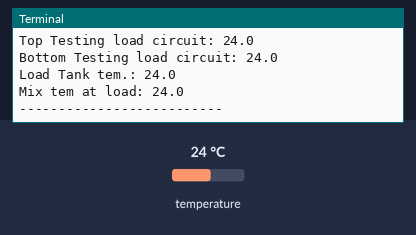
A program run on a simulated Raspberry Pi (BCM pin numbers). On the bench: the last lines printed to the terminal. The inputs (shaded band) are chosen by the test bench; at power-on: temperature 24 °C. The clock reads 2024-03-15 10:24:30 at power-on unless the program sets it; databases and web services accept everything at once and return nothing.

Above: at 1.2 s.
1.3 s: temperature set to 12 °C
At 2.1 s:
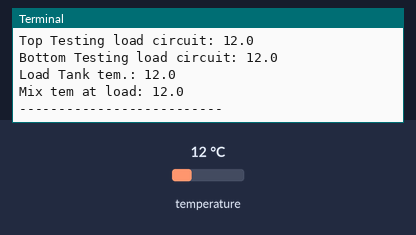
2.8 s: temperature set to 19 °C
At 3.3 s:
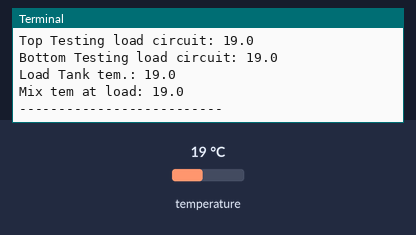
Timing chart, 0 to 5.8 s (numbered marks = the images above; inputs shaded):
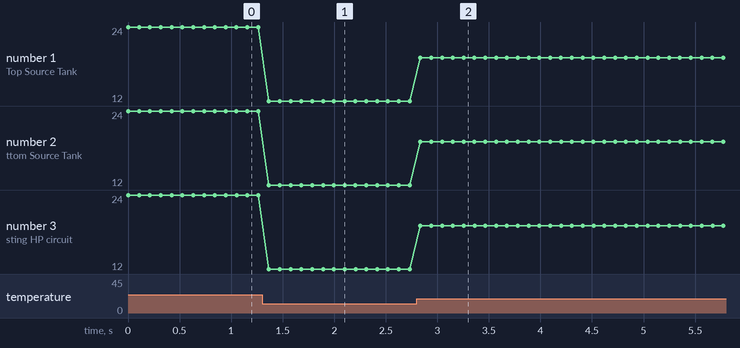

Measured:
- after the input at 1.3 s, the terminal: prints a new line after 0.07 s (image 1)
- after the input at 2.8 s, the terminal: prints a new line at once (image 2)
- plotted number 1: 24 → 12 after the input at 1.3 s, 12 → 19 after the input at 2.8 s
- plotted number 2: 24 → 12 after the input at 1.3 s, 12 → 19 after the input at 2.8 s
- plotted number 3: 24 → 12 after the input at 1.3 s, 12 → 19 after the input at 2.8 s

The program:

sqliteRpi2ssh.py
```python
import time
import sys
import RPi.GPIO as GPIO
import sqlite3
from time import sleep

import board
import busio
import digitalio

import adafruit_max31865

import mysql.connector

conn = mysql.connector.connect(
  host="10.208.8.122",
  user="yogi",
  passwd="bittoo",
  database="TemaccessToRemoteRp2"
)

#print(db_connection)


c = conn.cursor()
#c.execute('DROP DATABASE temperature')
#c.execute("CREATE DATABASE temperature")
#conn = sqlite3.connect('temperature.db')
#c = conn.cursor()
date=time.strftime("%Y-%m-%d ")
t=time.strftime("%H:%M:%S")


# Initialize SPI bus and sensor.
spi = busio.SPI(board.SCK, MOSI=board.MOSI, MISO=board.MISO)
cs1 = digitalio.DigitalInOut(board.D4)  # Chip select of the MAX31865 board.
cs2 = digitalio.DigitalInOut(board.D5)  # Chip select of the MAX31865 board.
cs3 = digitalio.DigitalInOut(board.D6)
cs4 = digitalio.DigitalInOut(board.D13)
cs5 = digitalio.DigitalInOut(board.D19)
cs6 = digitalio.DigitalInOut(board.D26)
cs7 = digitalio.DigitalInOut(board.D21)
cs8 = digitalio.DigitalInOut(board.D20)
cs9 = digitalio.DigitalInOut(board.D16)
cs10 = digitalio.DigitalInOut(board.D12)
cs11 = digitalio.DigitalInOut(board.D1)
cs12 = digitalio.DigitalInOut(board.D7)
cs13 = digitalio.DigitalInOut(board.D25)
cs14 = digitalio.DigitalInOut(board.D24)
cs15 = digitalio.DigitalInOut(board.D23)
cs16 = digitalio.DigitalInOut(board.D18)
cs17 = digitalio.DigitalInOut(board.D15)
cs18 = digitalio.DigitalInOut(board.D14)
cs19 = digitalio.DigitalInOut(board.D2)


sensor1 = adafruit_max31865.MAX31865(spi, cs1,  wires=4)
sensor2 = adafruit_max31865.MAX31865(spi, cs2,  wires=4)
sensor3 = adafruit_max31865.MAX31865(spi, cs3,  wires=4)
sensor4 = adafruit_max31865.MAX31865(spi, cs4,  wires=3)
sensor5 = adafruit_max31865.MAX31865(spi, cs5,  wires=4)
sensor6 = adafruit_max31865.MAX31865(spi, cs6,  wires=4)
sensor7 = adafruit_max31865.MAX31865(spi, cs7,  wires=4)
sensor8 = adafruit_max31865.MAX31865(spi, cs8,  wires=3)
sensor9 = adafruit_max31865.MAX31865(spi, cs9,  wires=4)
sensor10 = adafruit_max31865.MAX31865(spi, cs10,  wires=4)
sensor11 = adafruit_max31865.MAX31865(spi, cs11,  wires=4)
sensor12 = adafruit_max31865.MAX31865(spi, cs12,  wires=4)
sensor13 = adafruit_max31865.MAX31865(spi, cs13,  wires=4)
sensor14 = adafruit_max31865.MAX31865(spi, cs14,  wires=4)
sensor15 = adafruit_max31865.MAX31865(spi, cs15,  wires=4)
sensor16 = adafruit_max31865.MAX31865(spi, cs16,  wires=4)
sensor17 = adafruit_max31865.MAX31865(spi, cs17,  wires=4)
sensor18 = adafruit_max31865.MAX31865(spi, cs18,  wires=4)
sensor19 = adafruit_max31865.MAX31865(spi, cs19,  wires=4)
# Note you can optionally provide the thermocouple RTD nominal, the reference
# resistance, and the number of wires for the sensor (2 the default, 3, or 4)
# with keyword args:
# sensor = adafruit_max31865.MAX31865(spi, cs, rtd_nominal=100, ref_resistor=430.0, wires=2)

# Main loop to print the temperature every second.
#sql = 'DROP TABLE IF EXISTS temSensor;'
c.execute('DROP TABLE IF EXISTS temSensor;')
print ('table deleted')


c.execute('CREATE TABLE temSensor(id INT AUTO_INCREMENT PRIMARY KEY, ts TIMESTAMP DEFAULT CURRENT_TIMESTAMP, Temp1d4 FLOAT, Temp2d5 FLOAT, Temp3d6 FLOAT, \
Temp4d13 FLOAT,  Temp5d19 FLOAT, Temp6d26 FLOAT, Temp7d21 FLOAT,Temp8d20 FLOAT,Temp9d16 FLOAT, \
Temp10d12 FLOAT,Temp11d1 FLOAT,Temp12d7 FLOAT, Temp13d8 FLOAT,Temp14d24 FLOAT,\
Temp15d23 FLOAT, Temp16d18 FLOAT,Temp17d15 FLOAT, Temp18d14 FLOAT,Temp19d2 FLOAT);')
#c.execute('CREATE TABLE temSensor(id INT AUTO_INCREMENT PRIMARY KEY, Temp1d4 FLOAT, Temp2d5 FLOAT, Temp3d6 FLOAT, \
#Temp4d13 FLOAT,  Temp5d19 FLOAT, Temp6d26 FLOAT, Temp7d21 FLOAT,Temp8d20 FLOAT,Temp9d16 FLOAT, \
#Temp10d12 FLOAT,Temp11d1 FLOAT,Temp12d7 FLOAT, Temp13d8 FLOAT,Temp14d24 FLOAT,\
#Temp15d23 FLOAT, Temp16d18 FLOAT,Temp17d15 FLOAT, Temp18d14 FLOAT,Temp19d2 FLOAT,Date DATE,Time TIME);')
conn.commit()


while True:
    # Read temperature.
    temp1 = sensor1.temperature
    temp2 = sensor2.temperature
    temp3 = sensor3.temperature
    temp4 = sensor4.temperature
    temp5 = sensor5.temperature
    temp6 = sensor6.temperature
    temp7 = sensor7.temperature
    temp8 = sensor8.temperature
    temp9 = sensor9.temperature
    temp10 = sensor10.temperature
    temp11 = sensor11.temperature
    temp12 = sensor12.temperature
    temp13 = sensor13.temperature
    temp14 = sensor14.temperature
    temp15 = sensor15.temperature
    temp16 = sensor16.temperature
    temp17 = sensor17.temperature
    temp18 = sensor18.temperature
    temp19 = sensor19.temperature
    #temp16 = sensor16.temperature
    #create tables and delete it if already exist
    #sql1 = 'DROP TABLE IF EXISTS temSensor'
    #c.execute(sql1)
    #c.execute('CREATE TABLE temSensor(id INTEGER PRIMARY KEY AUTOINCREMENT, Temp1 NUMERIC,Temp2 NUMERIC, Date DATE, Time TIME);')
    #c.execute(sql)
    #conn.commit()
    c.execute("INSERT INTO temSensor(Temp1d4, Temp2d5, Temp3d6,Temp4d13, \
    Temp5d19, Temp6d26,Temp7d21,Temp8d20, Temp9d16, Temp10d12,Temp11d1,Temp12d7,Temp13d8,Temp14d24, \
    Temp15d23, Temp16d18,Temp17d15, Temp18d14,Temp19d2) VALUES(%s,%s,%s,%s,%s,%s,%s,%s,%s,%s,%s,%s,%s,%s, %s,%s,%s, %s,%s)",\
    (temp1, temp2,temp3,temp4,temp5,temp6, temp7, temp8, temp9, temp10, temp11,temp12, temp13, temp14, temp15,temp16, temp17,temp18, temp19))

    #CREATE TABLE temSensor(id INTEGER PRIMARY KEY AUTOINCREMENT, Temp1 NUMERIC,Temp2 NUMERIC, Date DATE, Time TIME);
    #c.execute("INSERT INTO temSensor(Temp1d4, Temp2d5, Temp3d6,Temp4d13, \
    #Temp5d19, Temp6d26,Temp7d21,Temp8d20, Temp9d16, Temp10d12,Temp11d1,Temp12d7,Temp13d8,Temp14d24, \
    #Temp15d23, Temp16d18,Temp17d15, Temp18d14,Temp19d2,Date,Time) VALUES(%s,%s,%s,%s,%s,%s,%s,%s,%s,%s,%s,%s,%s,%s, %s,%s,%s, %s,%s,%s,%s)",\
    #(temp1, temp2,temp3,temp4,temp5,temp6, temp7, temp8, temp9, temp10, temp11,temp12, temp13, temp14, temp15,temp16, temp17,temp18, temp19, date, t))
    # Print the value.
    conn.commit()
    print ('Top Source Tank:', temp4)
    print ('Bottom Source Tank:', temp8)
    print ('Top Testing HP circuit:', temp2)
    print ('Bottom Testing HP circuit:', temp3)
    print ('Top Testing load circuit:', temp6)
    print ('Bottom Testing load circuit:', temp9)
    print ('Load Tank tem.:', temp5)
    print ('Mix tem at load:', temp7)
    print('--------------------------')
    #print(stdout)
    sleep(0.1)
    #print("Temperature sensor1: {0:0.3f}C".format(temp1))
    #print("Temperature sensor 2: {0:0.3f}C".format(temp2))
    #print (type(temp1))
    # Delay for a second.
    #time.sleep(1.0)
'''
while True:
    # Read temperature.
    temp1 = sensor1.temperature
    temp2 = sensor2.temperature
    temp3 = sensor3.temperature
    temp4 = sensor4.temperature
    temp5 = sensor5.temperature
    temp6 = sensor6.temperature
    temp7 = sensor7.temperature
    temp8 = sensor8.temperature
    temp9 = sensor9.temperature
    temp10 = sensor10.temperature
    temp11 = sensor11.temperature
    temp12 = sensor12.temperature
    temp13 = sensor13.temperature
    temp14 = sensor14.temperature
    temp15 = sensor15.temperature
    temp16 = sensor16.temperature
    temp17 = sensor17.temperature
    temp18 = sensor18.temperature
    temp19 = sensor19.temperature
    #temp16 = sensor16.temperature
    #create tables and delete it if already exist
    #sql1 = 'DROP TABLE IF EXISTS temSensor'
    #c.execute(sql1)
    #c.execute('CREATE TABLE temSensor(id INTEGER PRIMARY KEY AUTOINCREMENT, Temp1 NUMERIC,Temp2 NUMERIC, Date DATE, Time TIME);')
    #c.execute(sql)
    #conn.commit()

    #CREATE TABLE temSensor(id INTEGER PRIMARY KEY AUTOINCREMENT, Temp1 NUMERIC,Temp2 NUMERIC, Date DATE, Time TIME);
    c.execute("INSERT INTO temSensor(Temp1d4, Temp2d5, Temp3d6,Temp4d13, \
    Temp5d19, Temp6d26,Temp7d21,Temp8d20, Temp9d16, Temp10d12,Temp11d1,Temp12d7,Temp13d8,Temp14d24, \
    Temp15d23, Temp16d18,Temp17d15, Temp18d14,Temp19d2,Date,Time) VALUES(%s,%s,%s,%s,%s,%s,%s,%s,%s,%s,%s,%s,%s,%s, %s,%s,%s, %s,%s,%s,%s)",\
    (temp1, temp2,temp3,temp4,temp5,temp6, temp7, temp8, temp9, temp10, temp11,temp12, temp13, temp14, temp15,temp16, temp17,temp18, temp19, date, t))
    # Print the value.
    conn.commit()
    print ('Top Source Tank:', temp4)
    print ('Bottom Source Tank:', temp8)
    print ('Top Testing HP circuit:', temp2)
    print ('Bottom Testing HP circuit:', temp3)
    print ('Top Testing load circuit:', temp6)
    print ('Bottom Testing load circuit:', temp9)
    print ('Load Tank tem.:', temp5)
    print ('Mix tem at load:', temp7)
    print('--------------------------')
    #print(stdout)
    sleep(0.5)
    #print("Temperature sensor1: {0:0.3f}C".format(temp1))
    #print("Temperature sensor 2: {0:0.3f}C".format(temp2))
    #print (type(temp1))
    # Delay for a second.
    #time.sleep(1.0)

'''
```
